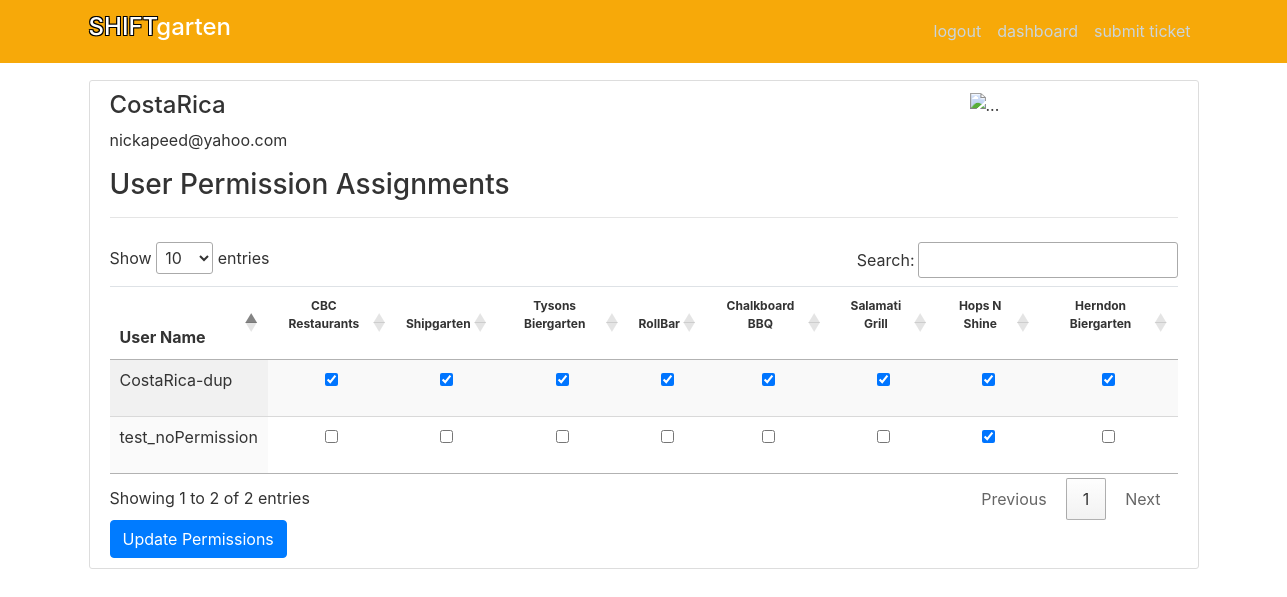
Page /usersPermissions (signed in) on the committed database.
### dmrApp/models.py (models this page shows, shortened)
class User(db.Model, UserMixin):
    id = db.Column(db.Integer, primary_key=True)
    username=db.Column(db.String(50), unique=True, nullable=False)
    email = db.Column(db.String(150), unique=True, nullable=False)
    image_file = db.Column(db.String(100),nullable=False, default='default.jpg')
    password = db.Column(db.String(100), nullable=False)
    timeStamp = db.Column(db.DateTime, default=datetime.now)
    permission = db.Column(db.Text)
    theme = db.Column(db.Text)
    posts = db.relationship('Post', backref='author', lazy=True)
    dmrsEntry = db.relationship('Dmrs', backref='dmrUser', lazy=True)
    shiftsEntry = db.relationship('Shifts', backref='dmrShiftUser', lazy=True)
    employeeId = db.relationship('Employees', backref='employeeUser', lazy=True)

class Restaurants(db.Model):
    id = db.Column(db.Integer, primary_key=True)
    name = db.Column(db.String(50))
    dmrId = db.relationship('Dmrs',backref='restaurant', lazy=True)
    shiftId = db.relationship('Shifts', backref='restaurant', lazy=True)
    empRolesId = db.relationship('Employeeroles',backref='restaurant', lazy=True)

### dmrApp/main/routes.py (the view, shortened to what this page needs)
@main.route('/usersPermissions', methods=["GET","POST"])
@login_required
def userPermissions():
    legend='User Permission Assignments'
    userObjList=restrictedUserListObj()
    users=[i.username for i in userObjList]
    restaurantList=Restaurants.query.with_entities(Restaurants.name).all()
    permissionsList=[]
    userPermDict=buildUserPermDict(userObjList)
    permDict={}
    for h,i in userPermDict.items():
        if i != None:
            for z in i:
                permDict[h+'|'+str(z)]='checked'
    return render_template('userPermissions.html',legend=legend,users=users,
        restaurantList=restaurantList, len=len, str=str, permDict=permDict)

### dmrApp/main/utils.py (called while the page is built)
def restrictedUserListObj():
    userObjList=db.session.query(User).filter(User.username!='CostaRica').all()
    return userObjList

def buildUserPermDict(userObjList):
    userPermDict={}
    for i in userObjList:
        if i.permission==None:
            userPermDict[i.username]=None
        else:
            subList=[]
            for h in i.permission.split(','):
                subList.append(int(h))
            userPermDict[i.username]=subList
    return userPermDict

### dmrApp/models.py (called while the page is built)
@login_manager.user_loader
def load_user(user_id):
    return User.query.get(int(user_id))

### dmrApp/templates/userPermissions.html (shortened to what this page needs)
{% extends 'layout.html' %}
{% block content %}
<link rel="stylesheet" type="text/css" href="https://cdn.datatables.net/1.10.20/css/jquery.dataTables.min.css">
<link rel="stylesheet" type="text/css" href="https://cdn.datatables.net/responsive/2.2.3/css/responsive.dataTables.min.css">
<form method="POST" action="" enctype="multipart/form-data">
<div class="mt-4">
	<table id="proxies" class="display table responsive" style="width: 100%">
		<thead>
			<tr>
				<th>User Name</th>
				{% for name in restaurantList %}
					<th><p class='colHeadingRes'>{{name[0]}}</p></th>
				{% endfor %}
			</tr>
		</thead>
		<tbody>
		{% for i in users %}
			<tr>
			<td class="indexWidth"><p >{{ i }}</p></td>
				{% for h in range(0, len(restaurantList)) %}
					<td class='boxInMiddle'>
					<p ><input type="checkbox" name={{ str(i) +'|'+ str(h+1) }}
						value=True {{ permDict[str(i) +'|'+ str(h+1)] }}></p>
					</td>
				{% endfor %}
			</tr>
		{% endfor %}
		</tbody>
	</table>
</div>
<button type="submit" class="btn btn-primary" name="updatePermissions" value="True">Update Permissions</button>
</form>
{% endblock %}

### dmrApp/templates/layout.html (shortened to what this page needs)
<!DOCTYPE html>
<html>
<head>
    <link rel="stylesheet" href="https://maxcdn.bootstrapcdn.com/bootstrap/4.0.0/css/bootstrap.min.css">
	{% if darkMode %}
    <link rel="stylesheet" type="text/css" href="{{ url_for('static', filename='mainDark.css') }}">
	{% else %}
	<link rel="stylesheet" type="text/css" href="{{ url_for('static', filename='main.css') }}">
	{% endif %}
</head>
<body class="siteBgColor">
    <header class="site-header">
      <nav class="navbar navbar-custom navbar-expand-md navbar-dark bg-steel fixed-top">
        <div class="container">
          <a class="navbar-brand mr-4" href="/"><h4><span class="strokeme">SHIFT</span>garten</h4></a>
          <div class="collapse navbar-collapse" id="navbarToggle">
            <div class="navbar-nav">
                {% if current_user.is_authenticated %}
                    <a class="nav-item nav-link" href="{{ url_for('users.logout') }}">logout</a>
                    <a class="nav-item nav-link" href="{{ url_for('dmr.dashboard') }}">dashboard</a>
					<a class="nav-item nav-link" href="{{ url_for('posts.new_post') }}">submit ticket</a>
                {% else %}
                  <a class="nav-item nav-link" href="{{ url_for('users.login') }}">login</a>
                  <a class="nav-item nav-link" href="{{ url_for('users.register') }}">register</a>
                {% endif %}
            </div>
          </div>
        </div>
      </nav>
    </header>
        <main role="main" class="container siteBgColor">
      <div class="row siteBgColor">
        <div class="col-md-12">
		  <div class="content-section siteBgColor">
			<div class="row siteBgColor">
			{% if current_user.is_authenticated %}
				<div class="col-3"><h4>{{ current_user.username }}</h4>
					<p>{{ current_user.email }}</p></div>
			{% endif %}
				<div class="col-5"></div>
				<div class="col-4" id="logoAlignRight"><img src="\static\profile_pics\cbc.logo.jpg" alt="..."></div>
			</div>
		      <h3 class="siteBgColor">{{ legend }}</h3>
			<hr>
          {% block content %}{% endblock %}
		  </div>
        </div>
      </div>
    </main>
</body>
</html>

### dmrApp/static/main.css (style rules this page uses)
body { color: #333333; margin-top: 5rem; }
.bg-steel { background-color: rgb(247, 169, 9); }
.site-header .navbar-nav .nav-link { color: #cbd5db; }
.content-section { background: #ffffff; padding: 10px 20px; border: 1px solid #dddddd; border-radius: 3px; margin-bottom: 20px; }
.strokeme { color: white; text-shadow: -1px -1px 0 #000, 1px -1px 0 #000, -1px 1px 0 #000, 1px 1px 0 #000; }
#logoAlignRight { position: relative; left: 8em; }
.colHeadingRes { text-align: center; font-size: .75em; }
.indexWidth { width:3em; }
.boxInMiddle { text-align: center; }

### rows in the picture
User: username "CostaRica", email "nickapeed@yahoo.com"
Restaurants: name "CBC Restaurants"
Restaurants: name "Shipgarten"
Restaurants: name "Tysons Biergarten"
Restaurants: name "RollBar"
Restaurants: name "Chalkboard BBQ"
Restaurants: name "Salamati Grill"
Restaurants: name "Hops N Shine"
Restaurants: name "Herndon Biergarten"
User: username "CostaRica-dup"
User: username "test_noPermission"

### other values in the picture
{{ legend }} "User Permission Assignments"
